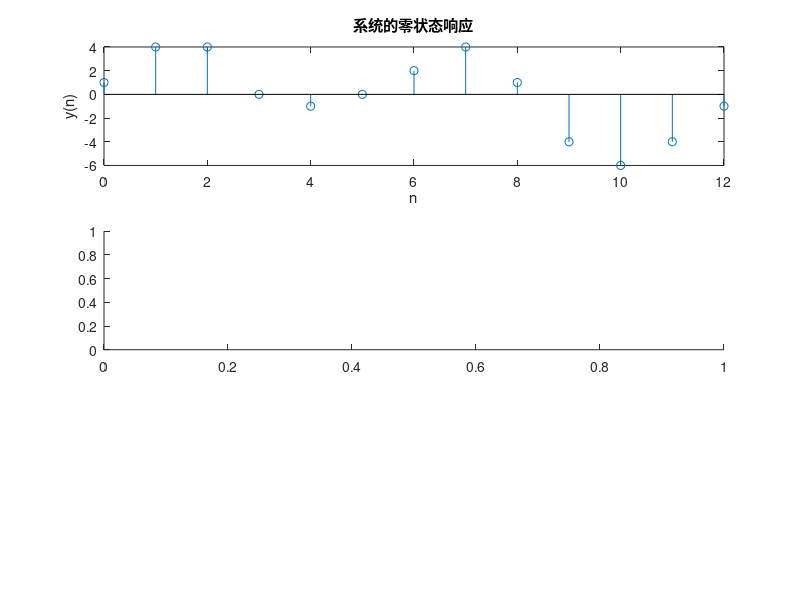

Reproduce this figure in MATLAB. (Note: this script raises an error after producing the figure.)

% 激励信号和单位脉冲响应
x = [1, 2, -1, 0, 1, 2, 1]; % 激励信号
h = [1, 2, 1, 0, -1, -2, -1]; % 单位脉冲响应
% 零状态响应和时域波形图
y = conv(x, h); % 系统的零状态响应
n = 0:12; % 时间坐标，修改为与零状态响应长度匹配的值
figure; % 创建一个新的图形窗口
subplot(3, 1, 1); % 将图分为2行1列，当前绘制第1个子图
stem(n(1:length(y)), y); % 绘制零状态响应的时域波形图，只使用与y相同长度的时间坐标
xlabel('n'); % 设置横坐标标签
ylabel('y(n)'); % 设置纵坐标标签
title('系统的零状态响应'); % 设置图形标题
% 连续幅度谱和相位谱
[H,W]= freqz(h, 1, 'whole'); % 计算系统的频率响应
subplot(3, 1, 2); % 将图分为2行1列，当前绘制第2个子图
plot(W, abs(H)); % 绘制连续幅度谱
xlabel('频率 (rad)'); % 设置横坐标标签
ylabel('幅度'); % 设置纵坐标标签
title('连续幅度谱'); % 设置图形标题
subplot(313);
plot(W, angle(H));
xlabel('频率 (rad)'); % 设置横坐标标签
ylabel('相位'); % 设置纵坐标标签
title('连续相位谱'); % 设置图形标题
% 判断系统是否具有线性相位
if all(angle(H) == angle(H(1)))
    disp('该系统具有线性相位');
else
    disp('该系统不具有线性相位');
end
